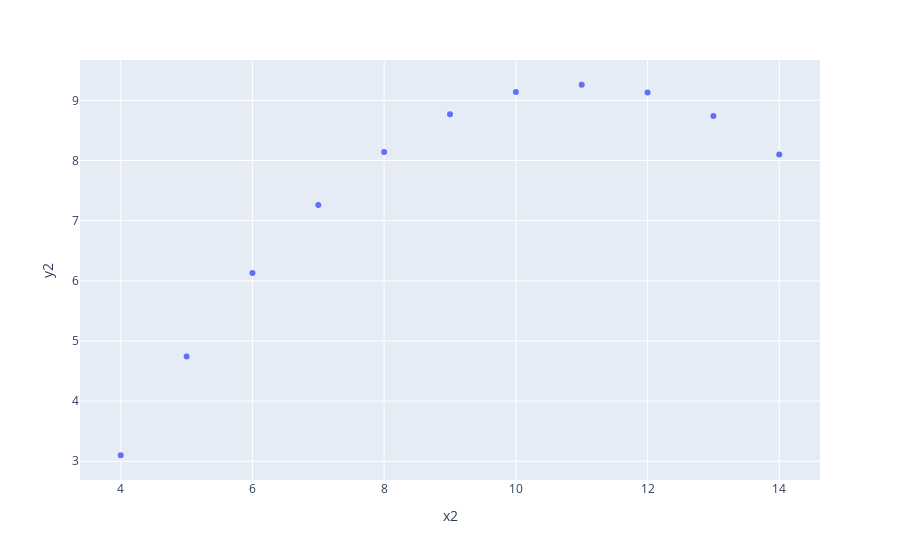

The cell this chart's notebook holds for it:
### Markdown cell above
### Show the graph of the chosen dataset

### Code cell
fig = px.scatter(df, x=f"x{dataset}", y=f"y{dataset}")
fig.show()

### Figure 1 — Plotly figure (JSON) as saved in the notebook; plotly's stock layout.template omitted (floating-point values rounded to 4 significant figures)
{"data": [{"hovertemplate": "x2=%{x}<br>y2=%{y}<extra></extra>", "legendgroup": "", "marker": {"color": "#636efa", "symbol": "circle"}, "mode": "markers", "name": "", "orientation": "v", "showlegend": false, "type": "scatter", "x": [10, 8, 13, 9, 11, 14, 6, 4, 12, 7, 5], "xaxis": "x", "y": [9.14, 8.14, 8.74, 8.77, 9.26, 8.1, 6.13, 3.1, 9.13, 7.26, 4.74], "yaxis": "y"}], "layout": {"legend": {"tracegroupgap": 0}, "margin": {"t": 60}, "xaxis": {"anchor": "y", "domain": [0, 1], "title": {"text": "x2"}}, "yaxis": {"anchor": "x", "domain": [0, 1], "title": {"text": "y2"}}}}
